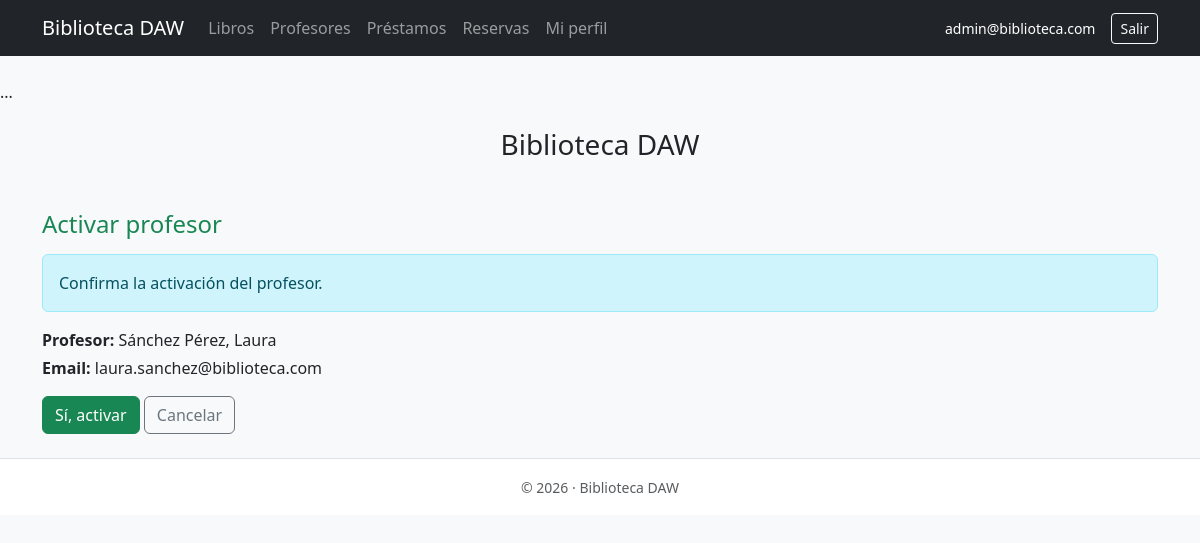
/profesores/activar.php?id=6 (signed in), run on the app's committed database.
### tables this page shows
CREATE TABLE IF NOT EXISTS `profesores` (
  `id` int NOT NULL AUTO_INCREMENT,
  `apellido1` varchar(60) NOT NULL,
  `apellido2` varchar(60) NOT NULL,
  `nombre` varchar(60) NOT NULL,
  `email` varchar(120) NOT NULL,
  `password` varchar(255) NOT NULL,
  `perfil` enum('ADMIN','PROFESOR') NOT NULL DEFAULT 'PROFESOR',
  `avatar` varchar(255) DEFAULT NULL,
  `estado` tinyint NOT NULL DEFAULT '1',
  `creado_en` datetime NOT NULL DEFAULT CURRENT_TIMESTAMP,
  `actualizado_en` datetime DEFAULT NULL ON UPDATE CURRENT_TIMESTAMP,
  PRIMARY KEY (`id`),
  UNIQUE KEY `email` (`email`)
);

### profesores/activar.php (the view, shortened to what this page needs)
<?php
require_once __DIR__ . "/../config/conexion.php";
$id = isset($_GET["id"]) ? (int)$_GET["id"] : 0;
$sql = "SELECT id, apellido1, apellido2, nombre, email, estado
        FROM profesores
        WHERE id = :id
        LIMIT 1";
$stmt = $pdo->prepare($sql);
$stmt->execute([":id" => $id]);
$profe = $stmt->fetch();
require_once __DIR__ . "/../includes/header.php";
?>
<h2 class="h4 mb-3 text-success">Activar profesor</h2>
<div class="alert alert-info">
  Confirma la activación del profesor.
</div>
<p class="mb-1"><strong>Profesor:</strong> <?php echo htmlspecialchars($profe["apellido1"] . " " . $profe["apellido2"] . ", " . $profe["nombre"]); ?></p>
<p class="mb-3"><strong>Email:</strong> <?php echo htmlspecialchars($profe["email"]); ?></p>
<form method="post">
  <button class="btn btn-success">Sí, activar</button>
  <a class="btn btn-outline-secondary" href="<?php echo APP_URL; ?>/profesores/index.php">Cancelar</a>
</form>
<?php require_once __DIR__ . "/../includes/footer.php"; ?>

### data on the page
profesores: apellido1+apellido2+nombre "Sánchez Pérez, Laura", email "laura.sanchez@biblioteca.com"

### other printed values
APP_NAME "Biblioteca DAW"
$_SESSION["email"] "admin@biblioteca.com"
